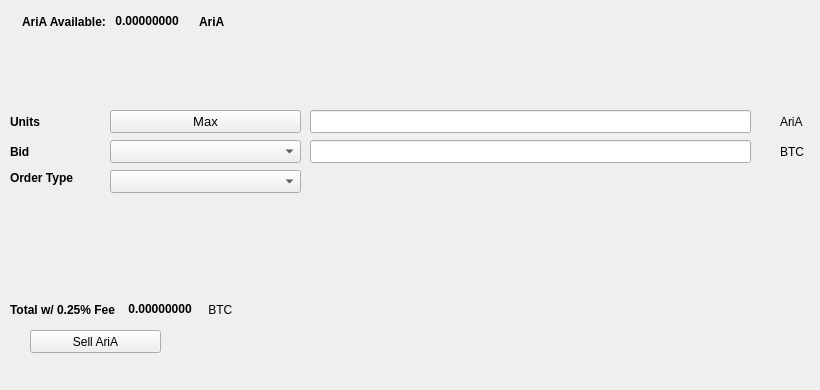
   <widget class="QWidget" name="SellTab">
    <attribute name="title">
     <string>Sell</string>
    </attribute>
    <widget class="QLabel" name="label_16">
     <property name="geometry">
      <rect>
       <x>780</x>
       <y>140</y>
       <width>31</width>
       <height>23</height>
      </rect>
     </property>
     <property name="text">
      <string>BTC</string>
     </property>
    </widget>
    <widget class="QComboBox" name="SellBidcomboBox">
     <property name="geometry">
      <rect>
       <x>110</x>
       <y>140</y>
       <width>191</width>
       <height>23</height>
      </rect>
     </property>
     <property name="font">
      <font>
       <pointsize>10</pointsize>
      </font>
     </property>
    </widget>
    <widget class="QLabel" name="label_18">
     <property name="geometry">
      <rect>
       <x>10</x>
       <y>110</y>
       <width>46</width>
       <height>23</height>
      </rect>
     </property>
     <property name="font">
      <font>
       <weight>75</weight>
       <bold>true</bold>
      </font>
     </property>
     <property name="text">
      <string>Units</string>
     </property>
    </widget>
    <widget class="QPushButton" name="Sell_Max_Amount">
     <property name="geometry">
      <rect>
       <x>110</x>
       <y>110</y>
       <width>191</width>
       <height>23</height>
      </rect>
     </property>
     <property name="font">
      <font>
       <pointsize>10</pointsize>
      </font>
     </property>
     <property name="text">
      <string>Max</string>
     </property>
    </widget>
    <widget class="QLabel" name="label_20">
     <property name="geometry">
      <rect>
       <x>10</x>
       <y>170</y>
       <width>91</width>
       <height>16</height>
      </rect>
     </property>
     <property name="font">
      <font>
       <weight>75</weight>
       <bold>true</bold>
      </font>
     </property>
     <property name="text">
      <string>Order Type</string>
     </property>
    </widget>
    <widget class="QComboBox" name="SellOrdertypeCombo">
     <property name="geometry">
      <rect>
       <x>110</x>
       <y>170</y>
       <width>191</width>
       <height>23</height>
      </rect>
     </property>
     <property name="font">
      <font>
       <pointsize>10</pointsize>
      </font>
     </property>
    </widget>
    <widget class="QLabel" name="label_21">
     <property name="geometry">
      <rect>
       <x>10</x>
       <y>140</y>
       <width>46</width>
       <height>23</height>
      </rect>
     </property>
     <property name="font">
      <font>
       <weight>75</weight>
       <bold>true</bold>
      </font>
     </property>
     <property name="text">
      <string>Bid</string>
     </property>
    </widget>
    <widget class="QLabel" name="label_22">
     <property name="geometry">
      <rect>
       <x>780</x>
       <y>110</y>
       <width>31</width>
       <height>23</height>
      </rect>
     </property>
     <property name="text">
      <string>AriA</string>
     </property>
    </widget>
    <widget class="QLineEdit" name="UnitsInputMuBdI">
     <property name="geometry">
      <rect>
       <x>310</x>
       <y>110</y>
       <width>441</width>
       <height>23</height>
      </rect>
     </property>
     <property name="font">
      <font>
       <pointsize>9</pointsize>
       <weight>75</weight>
       <bold>true</bold>
      </font>
     </property>
    </widget>
    <widget class="QLineEdit" name="SellBidPriceEdit">
     <property name="geometry">
      <rect>
       <x>310</x>
       <y>140</y>
       <width>441</width>
       <height>23</height>
      </rect>
     </property>
     <property name="font">
      <font>
       <pointsize>9</pointsize>
       <weight>75</weight>
       <bold>true</bold>
      </font>
     </property>
    </widget>
    <widget class="QPushButton" name="SellMuBdIBTN">
     <property name="geometry">
      <rect>
       <x>30</x>
       <y>330</y>
       <width>131</width>
       <height>23</height>
      </rect>
     </property>
     <property name="text">
      <string>Sell AriA</string>
     </property>
     <property name="icon">
      <iconset resource="../mubdi">
       <normaloff>:/icons/mubdi</normaloff>:/icons/mubdi</iconset>
     </property>
    </widget>
    <widget class="QWidget" name="layoutWidget3">
     <property name="geometry">
      <rect>
       <x>22</x>
       <y>12</y>
       <width>258</width>
       <height>19</height>
      </rect>
     </property>
     <layout class="QHBoxLayout" name="horizontalLayout">
      <item>
       <widget class="QLabel" name="label232_2">
        <property name="font">
         <font>
          <weight>75</weight>
          <bold>true</bold>
         </font>
        </property>
        <property name="text">
         <string>AriA Available:</string>
        </property>
       </widget>
      </item>
      <item>
       <widget class="QLabel" name="MuBdIAvailableLabel">
        <property name="palette">
         <palette>
          <active>
           <colorrole role="WindowText">
            <brush brushstyle="SolidPattern">
             <color alpha="255">
              <red>0</red>
              <green>0</green>
              <blue>0</blue>
             </color>
            </brush>
           </colorrole>
           <colorrole role="Button">
            <brush brushstyle="SolidPattern">
             <color alpha="255">
              <red>0</red>
              <green>170</green>
              <blue>0</blue>
             </color>
            </brush>
           </colorrole>
           <colorrole role="Light">
            <brush brushstyle="SolidPattern">
             <color alpha="255">
              <red>0</red>
              <green>255</green>
              <blue>0</blue>
             </color>
            </brush>
           </colorrole>
           <colorrole role="Midlight">
            <brush brushstyle="SolidPattern">
             <color alpha="255">
              <red>0</red>
              <green>212</green>
              <blue>0</blue>
             </color>
            </brush>
           </colorrole>
           <colorrole role="Dark">
            <brush brushstyle="SolidPattern">
             <color alpha="255">
              <red>0</red>
              <green>85</green>
              <blue>0</blue>
             </color>
            </brush>
           </colorrole>
           <colorrole role="Mid">
            <brush brushstyle="SolidPattern">
             <color alpha="255">
              <red>0</red>
              <green>113</green>
              <blue>0</blue>
             </color>
            </brush>
           </colorrole>
           <colorrole role="Text">
            <brush brushstyle="SolidPattern">
             <color alpha="255">
              <red>0</red>
              <green>170</green>
              <blue>0</blue>
             </color>
            </brush>
           </colorrole>
           <colorrole role="BrightText">
            <brush brushstyle="SolidPattern">
             <color alpha="255">
              <red>255</red>
              <green>255</green>
              <blue>255</blue>
             </color>
            </brush>
           </colorrole>
           <colorrole role="ButtonText">
            <brush brushstyle="SolidPattern">
             <color alpha="255">
              <red>0</red>
              <green>0</green>
              <blue>0</blue>
             </color>
            </brush>
           </colorrole>
           <colorrole role="Base">
            <brush brushstyle="SolidPattern">
             <color alpha="255">
              <red>255</red>
              <green>255</green>
              <blue>255</blue>
             </color>
            </brush>
           </colorrole>
           <colorrole role="Window">
            <brush brushstyle="SolidPattern">
             <color alpha="255">
              <red>0</red>
              <green>170</green>
              <blue>0</blue>
             </color>
            </brush>
           </colorrole>
           <colorrole role="Shadow">
            <brush brushstyle="SolidPattern">
             <color alpha="255">
              <red>0</red>
              <green>0</green>
              <blue>0</blue>
             </color>
            </brush>
           </colorrole>
           <colorrole role="AlternateBase">
            <brush brushstyle="SolidPattern">
             <color alpha="255">
              <red>127</red>
              <green>212</green>
              <blue>127</blue>
             </color>
            </brush>
           </colorrole>
           <colorrole role="ToolTipBase">
            <brush brushstyle="SolidPattern">
             <color alpha="255">
              <red>255</red>
              <green>255</green>
              <blue>220</blue>
             </color>
            </brush>
           </colorrole>
           <colorrole role="ToolTipText">
            <brush brushstyle="SolidPattern">
             <color alpha="255">
              <red>0</red>
              <green>0</green>
              <blue>0</blue>
             </color>
            </brush>
           </colorrole>
          </active>
          <inactive>
           <colorrole role="WindowText">
            <brush brushstyle="SolidPattern">
             <color alpha="255">
              <red>0</red>
              <green>0</green>
              <blue>0</blue>
             </color>
            </brush>
           </colorrole>
           <colorrole role="Button">
            <brush brushstyle="SolidPattern">
             <color alpha="255">
              <red>0</red>
              <green>170</green>
              <blue>0</blue>
             </color>
            </brush>
           </colorrole>
           <colorrole role="Light">
            <brush brushstyle="SolidPattern">
             <color alpha="255">
              <red>0</red>
              <green>255</green>
              <blue>0</blue>
             </color>
            </brush>
           </colorrole>
           <colorrole role="Midlight">
            <brush brushstyle="SolidPattern">
             <color alpha="255">
              <red>0</red>
              <green>212</green>
              <blue>0</blue>
             </color>
            </brush>
           </colorrole>
           <colorrole role="Dark">
            <brush brushstyle="SolidPattern">
             <color alpha="255">
              <red>0</red>
              <green>85</green>
              <blue>0</blue>
             </color>
            </brush>
           </colorrole>
           <colorrole role="Mid">
            <brush brushstyle="SolidPattern">
             <color alpha="255">
              <red>0</red>
              <green>113</green>
              <blue>0</blue>
             </color>
            </brush>
           </colorrole>
           <colorrole role="Text">
            <brush brushstyle="SolidPattern">
             <color alpha="255">
              <red>0</red>
              <green>170</green>
              <blue>0</blue>
             </color>
            </brush>
           </colorrole>
           <colorrole role="BrightText">
            <brush brushstyle="SolidPattern">
             <color alpha="255">
              <red>255</red>
              <green>255</green>
              <blue>255</blue>
             </color>
            </brush>
           </colorrole>
           <colorrole role="ButtonText">
            <brush brushstyle="SolidPattern">
             <color alpha="255">
              <red>0</red>
              <green>0</green>
              <blue>0</blue>
             </color>
            </brush>
           </colorrole>
           <colorrole role="Base">
            <brush brushstyle="SolidPattern">
             <color alpha="255">
              <red>255</red>
              <green>255</green>
              <blue>255</blue>
             </color>
            </brush>
           </colorrole>
           <colorrole role="Window">
            <brush brushstyle="SolidPattern">
             <color alpha="255">
              <red>0</red>
              <green>170</green>
              <blue>0</blue>
             </color>
            </brush>
           </colorrole>
           <colorrole role="Shadow">
            <brush brushstyle="SolidPattern">
             <color alpha="255">
              <red>0</red>
              <green>0</green>
              <blue>0</blue>
             </color>
            </brush>
           </colorrole>
           <colorrole role="AlternateBase">
            <brush brushstyle="SolidPattern">
             <color alpha="255">
              <red>127</red>
              <green>212</green>
              <blue>127</blue>
             </color>
            </brush>
           </colorrole>
           <colorrole role="ToolTipBase">
            <brush brushstyle="SolidPattern">
             <color alpha="255">
              <red>255</red>
              <green>255</green>
              <blue>220</blue>
             </color>
            </brush>
           </colorrole>
           <colorrole role="ToolTipText">
            <brush brushstyle="SolidPattern">
             <color alpha="255">
              <red>0</red>
              <green>0</green>
              <blue>0</blue>
             </color>
            </brush>
           </colorrole>
          </inactive>
          <disabled>
           <colorrole role="WindowText">
            <brush brushstyle="SolidPattern">
             <color alpha="255">
              <red>0</red>
              <green>85</green>
              <blue>0</blue>
             </color>
            </brush>
           </colorrole>
           <colorrole role="Button">
            <brush brushstyle="SolidPattern">
             <color alpha="255">
              <red>0</red>
              <green>170</green>
              <blue>0</blue>
             </color>
            </brush>
           </colorrole>
           <colorrole role="Light">
            <brush brushstyle="SolidPattern">
             <color alpha="255">
              <red>0</red>
              <green>255</green>
              <blue>0</blue>
             </color>
            </brush>
           </colorrole>
           <colorrole role="Midlight">
            <brush brushstyle="SolidPattern">
             <color alpha="255">
              <red>0</red>
              <green>212</green>
              <blue>0</blue>
             </color>
            </brush>
           </colorrole>
           <colorrole role="Dark">
            <brush brushstyle="SolidPattern">
             <color alpha="255">
              <red>0</red>
              <green>85</green>
              <blue>0</blue>
             </color>
            </brush>
           </colorrole>
           <colorrole role="Mid">
            <brush brushstyle="SolidPattern">
             <color alpha="255">
              <red>0</red>
              <green>113</green>
              <blue>0</blue>
             </color>
            </brush>
           </colorrole>
           <colorrole role="Text">
            <brush brushstyle="SolidPattern">
             <color alpha="255">
              <red>0</red>
              <green>85</green>
              <blue>0</blue>
             </color>
            </brush>
           </colorrole>
           <colorrole role="BrightText">
            <brush brushstyle="SolidPattern">
             <color alpha="255">
              <red>255</red>
              <green>255</green>
              <blue>255</blue>
             </color>
            </brush>
           </colorrole>
           <colorrole role="ButtonText">
            <brush brushstyle="SolidPattern">
             <color alpha="255">
              <red>0</red>
              <green>85</green>
              <blue>0</blue>
             </color>
            </brush>
           </colorrole>
           <colorrole role="Base">
            <brush brushstyle="SolidPattern">
             <color alpha="255">
              <red>0</red>
              <green>170</green>
              <blue>0</blue>
             </color>
            </brush>
           </colorrole>
           <colorrole role="Window">
            <brush brushstyle="SolidPattern">
             <color alpha="255">
              <red>0</red>
              <green>170</green>
              <blue>0</blue>
             </color>
            </brush>
           </colorrole>
           <colorrole role="Shadow">
            <brush brushstyle="SolidPattern">
             <color alpha="255">
              <red>0</red>
              <green>0</green>
              <blue>0</blue>
             </color>
            </brush>
           </colorrole>
           <colorrole role="AlternateBase">
            <brush brushstyle="SolidPattern">
             <color alpha="255">
              <red>0</red>
              <green>170</green>
              <blue>0</blue>
             </color>
            </brush>
           </colorrole>
           <colorrole role="ToolTipBase">
            <brush brushstyle="SolidPattern">
             <color alpha="255">
              <red>255</red>
              <green>255</green>
              <blue>220</blue>
             </color>
            </brush>
           </colorrole>
           <colorrole role="ToolTipText">
            <brush brushstyle="SolidPattern">
             <color alpha="255">
              <red>0</red>
              <green>0</green>
              <blue>0</blue>
             </color>
            </brush>
           </colorrole>
          </disabled>
         </palette>
        </property>
        <property name="font">
         <font>
          <weight>75</weight>
          <bold>true</bold>
         </font>
        </property>
        <property name="text">
         <string> 0.00000000 </string>
        </property>
        <property name="textInteractionFlags">
         <set>Qt::LinksAccessibleByMouse|Qt::TextSelectableByKeyboard|Qt::TextSelectableByMouse</set>
        </property>
       </widget>
      </item>
      <item>
       <widget class="QLabel" name="labelMuBdI">
        <property name="font">
         <font>
          <weight>75</weight>
          <bold>true</bold>
         </font>
        </property>
        <property name="text">
         <string>AriA</string>
        </property>
       </widget>
      </item>
     </layout>
    </widget>
    <widget class="QWidget" name="layoutWidget">
     <property name="geometry">
      <rect>
       <x>10</x>
       <y>300</y>
       <width>268</width>
       <height>19</height>
      </rect>
     </property>
     <layout class="QHBoxLayout" name="horizontalLayout_2">
      <item>
       <widget class="QLabel" name="label_19">
        <property name="font">
         <font>
          <weight>75</weight>
          <bold>true</bold>
         </font>
        </property>
        <property name="text">
         <string>Total w/ 0.25% Fee </string>
        </property>
       </widget>
      </item>
      <item>
       <widget class="QLabel" name="SellCostLabel">
        <property name="palette">
         <palette>
          <active>
           <colorrole role="WindowText">
            <brush brushstyle="SolidPattern">
             <color alpha="255">
              <red>0</red>
              <green>0</green>
              <blue>0</blue>
             </color>
            </brush>
           </colorrole>
           <colorrole role="Button">
            <brush brushstyle="SolidPattern">
             <color alpha="255">
              <red>0</red>
              <green>170</green>
              <blue>0</blue>
             </color>
            </brush>
           </colorrole>
           <colorrole role="Light">
            <brush brushstyle="SolidPattern">
             <color alpha="255">
              <red>0</red>
              <green>255</green>
              <blue>0</blue>
             </color>
            </brush>
           </colorrole>
           <colorrole role="Midlight">
            <brush brushstyle="SolidPattern">
             <color alpha="255">
              <red>0</red>
              <green>212</green>
              <blue>0</blue>
             </color>
            </brush>
           </colorrole>
           <colorrole role="Dark">
            <brush brushstyle="SolidPattern">
             <color alpha="255">
              <red>0</red>
              <green>85</green>
              <blue>0</blue>
             </color>
            </brush>
           </colorrole>
           <colorrole role="Mid">
            <brush brushstyle="SolidPattern">
             <color alpha="255">
              <red>0</red>
              <green>113</green>
              <blue>0</blue>
             </color>
            </brush>
           </colorrole>
           <colorrole role="Text">
            <brush brushstyle="SolidPattern">
             <color alpha="255">
              <red>0</red>
              <green>170</green>
              <blue>0</blue>
             </color>
            </brush>
           </colorrole>
           <colorrole role="BrightText">
            <brush brushstyle="SolidPattern">
             <color alpha="255">
              <red>255</red>
              <green>255</green>
              <blue>255</blue>
             </color>
            </brush>
           </colorrole>
           <colorrole role="ButtonText">
            <brush brushstyle="SolidPattern">
             <color alpha="255">
              <red>0</red>
              <green>0</green>
              <blue>0</blue>
             </color>
            </brush>
           </colorrole>
           <colorrole role="Base">
            <brush brushstyle="SolidPattern">
             <color alpha="255">
              <red>255</red>
              <green>255</green>
              <blue>255</blue>
             </color>
            </brush>
           </colorrole>
           <colorrole role="Window">
            <brush brushstyle="SolidPattern">
             <color alpha="255">
              <red>0</red>
              <green>170</green>
              <blue>0</blue>
             </color>
            </brush>
           </colorrole>
           <colorrole role="Shadow">
            <brush brushstyle="SolidPattern">
             <color alpha="255">
              <red>0</red>
              <green>0</green>
              <blue>0</blue>
             </color>
            </brush>
           </colorrole>
           <colorrole role="AlternateBase">
            <brush brushstyle="SolidPattern">
             <color alpha="255">
              <red>127</red>
              <green>212</green>
              <blue>127</blue>
             </color>
            </brush>
           </colorrole>
           <colorrole role="ToolTipBase">
            <brush brushstyle="SolidPattern">
             <color alpha="255">
              <red>255</red>
              <green>255</green>
              <blue>220</blue>
             </color>
            </brush>
           </colorrole>
           <colorrole role="ToolTipText">
            <brush brushstyle="SolidPattern">
             <color alpha="255">
              <red>0</red>
              <green>0</green>
              <blue>0</blue>
             </color>
            </brush>
           </colorrole>
          </active>
          <inactive>
           <colorrole role="WindowText">
            <brush brushstyle="SolidPattern">
             <color alpha="255">
              <red>0</red>
              <green>0</green>
              <blue>0</blue>
             </color>
            </brush>
           </colorrole>
           <colorrole role="Button">
            <brush brushstyle="SolidPattern">
             <color alpha="255">
              <red>0</red>
              <green>170</green>
              <blue>0</blue>
             </color>
            </brush>
           </colorrole>
           <colorrole role="Light">
            <brush brushstyle="SolidPattern">
             <color alpha="255">
              <red>0</red>
              <green>255</green>
              <blue>0</blue>
             </color>
            </brush>
           </colorrole>
           <colorrole role="Midlight">
            <brush brushstyle="SolidPattern">
             <color alpha="255">
              <red>0</red>
              <green>212</green>
              <blue>0</blue>
             </color>
            </brush>
           </colorrole>
           <colorrole role="Dark">
            <brush brushstyle="SolidPattern">
             <color alpha="255">
              <red>0</red>
              <green>85</green>
              <blue>0</blue>
             </color>
            </brush>
           </colorrole>
           <colorrole role="Mid">
            <brush brushstyle="SolidPattern">
             <color alpha="255">
              <red>0</red>
              <green>113</green>
              <blue>0</blue>
             </color>
            </brush>
           </colorrole>
           <colorrole role="Text">
            <brush brushstyle="SolidPattern">
             <color alpha="255">
              <red>0</red>
              <green>170</green>
              <blue>0</blue>
             </color>
            </brush>
           </colorrole>
           <colorrole role="BrightText">
            <brush brushstyle="SolidPattern">
             <color alpha="255">
              <red>255</red>
              <green>255</green>
              <blue>255</blue>
             </color>
            </brush>
           </colorrole>
           <colorrole role="ButtonText">
            <brush brushstyle="SolidPattern">
             <color alpha="255">
              <red>0</red>
              <green>0</green>
              <blue>0</blue>
             </color>
            </brush>
           </colorrole>
           <colorrole role="Base">
            <brush brushstyle="SolidPattern">
             <color alpha="255">
              <red>255</red>
              <green>255</green>
              <blue>255</blue>
             </color>
            </brush>
           </colorrole>
           <colorrole role="Window">
            <brush brushstyle="SolidPattern">
             <color alpha="255">
              <red>0</red>
              <green>170</green>
              <blue>0</blue>
             </color>
            </brush>
           </colorrole>
           <colorrole role="Shadow">
            <brush brushstyle="SolidPattern">
             <color alpha="255">
              <red>0</red>
              <green>0</green>
              <blue>0</blue>
             </color>
            </brush>
           </colorrole>
           <colorrole role="AlternateBase">
            <brush brushstyle="SolidPattern">
             <color alpha="255">
              <red>127</red>
              <green>212</green>
              <blue>127</blue>
             </color>
            </brush>
           </colorrole>
           <colorrole role="ToolTipBase">
            <brush brushstyle="SolidPattern">
             <color alpha="255">
              <red>255</red>
              <green>255</green>
              <blue>220</blue>
             </color>
            </brush>
           </colorrole>
           <colorrole role="ToolTipText">
            <brush brushstyle="SolidPattern">
             <color alpha="255">
              <red>0</red>
              <green>0</green>
              <blue>0</blue>
             </color>
            </brush>
           </colorrole>
          </inactive>
          <disabled>
           <colorrole role="WindowText">
            <brush brushstyle="SolidPattern">
             <color alpha="255">
              <red>0</red>
              <green>85</green>
              <blue>0</blue>
             </color>
            </brush>
           </colorrole>
           <colorrole role="Button">
            <brush brushstyle="SolidPattern">
             <color alpha="255">
              <red>0</red>
              <green>170</green>
              <blue>0</blue>
             </color>
            </brush>
           </colorrole>
           <colorrole role="Light">
            <brush brushstyle="SolidPattern">
             <color alpha="255">
              <red>0</red>
              <green>255</green>
              <blue>0</blue>
             </color>
            </brush>
           </colorrole>
           <colorrole role="Midlight">
            <brush brushstyle="SolidPattern">
             <color alpha="255">
              <red>0</red>
              <green>212</green>
              <blue>0</blue>
             </color>
            </brush>
           </colorrole>
           <colorrole role="Dark">
            <brush brushstyle="SolidPattern">
             <color alpha="255">
              <red>0</red>
              <green>85</green>
              <blue>0</blue>
             </color>
            </brush>
           </colorrole>
           <colorrole role="Mid">
            <brush brushstyle="SolidPattern">
             <color alpha="255">
              <red>0</red>
              <green>113</green>
              <blue>0</blue>
             </color>
            </brush>
           </colorrole>
           <colorrole role="Text">
            <brush brushstyle="SolidPattern">
             <color alpha="255">
              <red>0</red>
              <green>85</green>
              <blue>0</blue>
             </color>
            </brush>
           </colorrole>
           <colorrole role="BrightText">
            <brush brushstyle="SolidPattern">
             <color alpha="255">
              <red>255</red>
              <green>255</green>
              <blue>255</blue>
             </color>
            </brush>
           </colorrole>
           <colorrole role="ButtonText">
            <brush brushstyle="SolidPattern">
             <color alpha="255">
              <red>0</red>
              <green>85</green>
              <blue>0</blue>
             </color>
            </brush>
           </colorrole>
           <colorrole role="Base">
            <brush brushstyle="SolidPattern">
             <color alpha="255">
              <red>0</red>
              <green>170</green>
              <blue>0</blue>
             </color>
            </brush>
           </colorrole>
           <colorrole role="Window">
            <brush brushstyle="SolidPattern">
             <color alpha="255">
              <red>0</red>
              <green>170</green>
              <blue>0</blue>
             </color>
            </brush>
           </colorrole>
           <colorrole role="Shadow">
            <brush brushstyle="SolidPattern">
             <color alpha="255">
              <red>0</red>
              <green>0</green>
              <blue>0</blue>
             </color>
            </brush>
           </colorrole>
           <colorrole role="AlternateBase">
            <brush brushstyle="SolidPattern">
             <color alpha="255">
              <red>0</red>
              <green>170</green>
              <blue>0</blue>
             </color>
            </brush>
           </colorrole>
           <colorrole role="ToolTipBase">
            <brush brushstyle="SolidPattern">
             <color alpha="255">
              <red>255</red>
              <green>255</green>
              <blue>220</blue>
             </color>
            </brush>
           </colorrole>
           <colorrole role="ToolTipText">
            <brush brushstyle="SolidPattern">
             <color alpha="255">
              <red>0</red>
              <green>0</green>
              <blue>0</blue>
             </color>
            </brush>
           </colorrole>
          </disabled>
         </palette>
        </property>
        <property name="font">
         <font>
          <weight>75</weight>
          <bold>true</bold>
         </font>
        </property>
        <property name="autoFillBackground">
         <bool>false</bool>
        </property>
        <property name="text">
         <string> 0.00000000</string>
        </property>
        <property name="textInteractionFlags">
         <set>Qt::LinksAccessibleByMouse|Qt::TextSelectableByMouse</set>
        </property>
       </widget>
      </item>
      <item>
       <widget class="QLabel" name="label_17">
        <property name="font">
         <font>
          <weight>50</weight>
          <bold>false</bold>
         </font>
        </property>
        <property name="text">
         <string> BTC</string>
        </property>
       </widget>
      </item>
     </layout>
    </widget>
    <widget class="QLabel" name="label_23">
     <property name="geometry">
      <rect>
       <x>460</x>
       <y>300</y>
       <width>281</width>
       <height>81</height>
      </rect>
     </property>
     <property name="text">
      <string/>
     </property>
     <property name="pixmap">
      <pixmap>:/images/bittrex</pixmap>
     </property>
    </widget>
   </widget>
